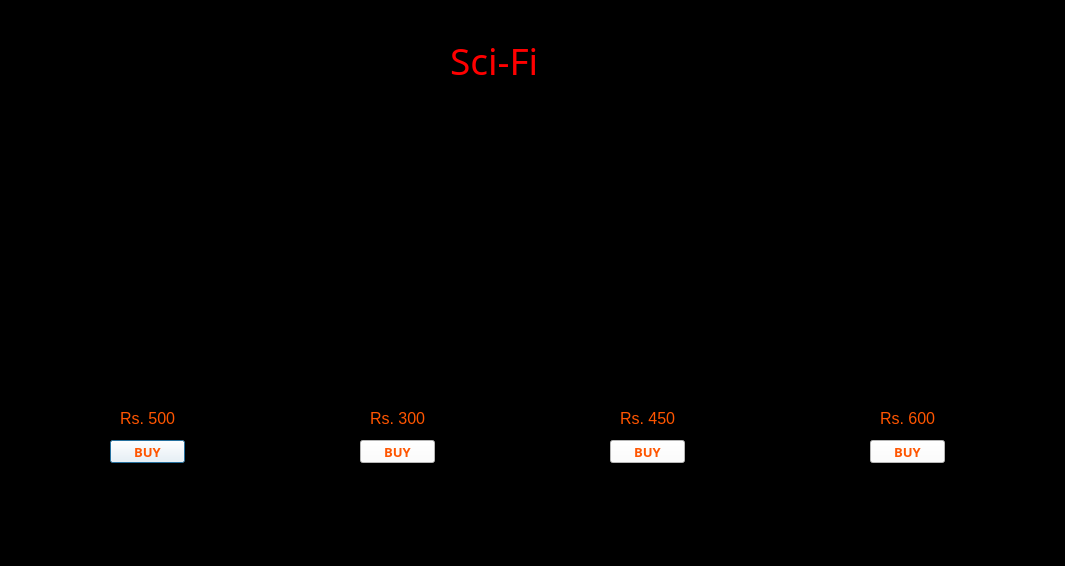
<?xml version="1.0" encoding="UTF-8"?>
<ui version="4.0">
 <class>home</class>
 <widget class="QDialog" name="home">
  <property name="geometry">
   <rect>
    <x>0</x>
    <y>0</y>
    <width>1065</width>
    <height>566</height>
   </rect>
  </property>
  <property name="windowTitle">
   <string>Dialog</string>
  </property>
  <property name="styleSheet">
   <string notr="true">background-color: rgb(0, 0, 0);</string>
  </property>
  <widget class="QLabel" name="label_2">
   <property name="geometry">
    <rect>
     <x>450</x>
     <y>30</y>
     <width>121</width>
     <height>61</height>
    </rect>
   </property>
   <property name="font">
    <font>
     <family>Lucida Calligraphy</family>
     <pointsize>28</pointsize>
    </font>
   </property>
   <property name="styleSheet">
    <string notr="true">color: rgb(225, 225, 225);
color: rgb(255, 0, 0);</string>
   </property>
   <property name="text">
    <string>Sci-Fi</string>
   </property>
  </widget>
  <widget class="QLabel" name="label_6">
   <property name="geometry">
    <rect>
     <x>1010</x>
     <y>100</y>
     <width>71</width>
     <height>161</height>
    </rect>
   </property>
   <property name="text">
    <string/>
   </property>
  </widget>
  <widget class="QLabel" name="label_3">
   <property name="geometry">
    <rect>
     <x>60</x>
     <y>130</y>
     <width>191</width>
     <height>271</height>
    </rect>
   </property>
   <property name="styleSheet">
    <string notr="true">background-image: url(:/newPrefix/scifi/sc1.jpg);</string>
   </property>
   <property name="text">
    <string/>
   </property>
   <property name="pixmap">
    <pixmap>scifi/sc1.jpg</pixmap>
   </property>
   <property name="scaledContents">
    <bool>true</bool>
   </property>
  </widget>
  <widget class="QLabel" name="label_4">
   <property name="geometry">
    <rect>
     <x>300</x>
     <y>130</y>
     <width>191</width>
     <height>271</height>
    </rect>
   </property>
   <property name="styleSheet">
    <string notr="true">background-image: url(:/newPrefix/scifi/sc2.jpg);</string>
   </property>
   <property name="text">
    <string/>
   </property>
   <property name="pixmap">
    <pixmap>scifi/sc2.jpg</pixmap>
   </property>
   <property name="scaledContents">
    <bool>true</bool>
   </property>
  </widget>
  <widget class="QLabel" name="label_5">
   <property name="geometry">
    <rect>
     <x>550</x>
     <y>130</y>
     <width>191</width>
     <height>271</height>
    </rect>
   </property>
   <property name="styleSheet">
    <string notr="true">background-image: url(:/newPrefix/scifi/sc3.jpg);</string>
   </property>
   <property name="text">
    <string/>
   </property>
   <property name="pixmap">
    <pixmap>scifi/sc3.jpg</pixmap>
   </property>
   <property name="scaledContents">
    <bool>true</bool>
   </property>
  </widget>
  <widget class="QLabel" name="label_7">
   <property name="geometry">
    <rect>
     <x>810</x>
     <y>130</y>
     <width>191</width>
     <height>271</height>
    </rect>
   </property>
   <property name="styleSheet">
    <string notr="true">background-image: url(:/newPrefix/scifi/sc4.jpg);</string>
   </property>
   <property name="text">
    <string/>
   </property>
   <property name="pixmap">
    <pixmap>scifi/sc4.jpg</pixmap>
   </property>
   <property name="scaledContents">
    <bool>true</bool>
   </property>
  </widget>
  <widget class="QLabel" name="label_8">
   <property name="geometry">
    <rect>
     <x>120</x>
     <y>410</y>
     <width>61</width>
     <height>16</height>
    </rect>
   </property>
   <property name="font">
    <font>
     <pointsize>12</pointsize>
    </font>
   </property>
   <property name="styleSheet">
    <string notr="true">color: rgb(255, 85, 0);</string>
   </property>
   <property name="text">
    <string>Rs. 500</string>
   </property>
  </widget>
  <widget class="QLabel" name="label_9">
   <property name="geometry">
    <rect>
     <x>370</x>
     <y>410</y>
     <width>61</width>
     <height>16</height>
    </rect>
   </property>
   <property name="font">
    <font>
     <pointsize>12</pointsize>
    </font>
   </property>
   <property name="styleSheet">
    <string notr="true">color: rgb(255, 85, 0);</string>
   </property>
   <property name="text">
    <string>Rs. 300</string>
   </property>
  </widget>
  <widget class="QLabel" name="label_10">
   <property name="geometry">
    <rect>
     <x>620</x>
     <y>410</y>
     <width>61</width>
     <height>16</height>
    </rect>
   </property>
   <property name="font">
    <font>
     <pointsize>12</pointsize>
    </font>
   </property>
   <property name="styleSheet">
    <string notr="true">color: rgb(255, 85, 0);</string>
   </property>
   <property name="text">
    <string>Rs. 450</string>
   </property>
  </widget>
  <widget class="QLabel" name="label_11">
   <property name="geometry">
    <rect>
     <x>880</x>
     <y>410</y>
     <width>61</width>
     <height>16</height>
    </rect>
   </property>
   <property name="font">
    <font>
     <pointsize>12</pointsize>
    </font>
   </property>
   <property name="styleSheet">
    <string notr="true">color: rgb(255, 85, 0);</string>
   </property>
   <property name="text">
    <string>Rs. 600</string>
   </property>
  </widget>
  <widget class="QPushButton" name="s_buy_btn">
   <property name="geometry">
    <rect>
     <x>110</x>
     <y>440</y>
     <width>75</width>
     <height>23</height>
    </rect>
   </property>
   <property name="font">
    <font>
     <family>Arial Black</family>
     <pointsize>10</pointsize>
     <weight>75</weight>
     <bold>true</bold>
    </font>
   </property>
   <property name="styleSheet">
    <string notr="true">color: rgb(255, 85, 0);
background-color: rgb(255, 255, 255);</string>
   </property>
   <property name="text">
    <string>BUY</string>
   </property>
  </widget>
  <widget class="QPushButton" name="s_buy_btn_2">
   <property name="geometry">
    <rect>
     <x>360</x>
     <y>440</y>
     <width>75</width>
     <height>23</height>
    </rect>
   </property>
   <property name="font">
    <font>
     <family>Arial Black</family>
     <pointsize>10</pointsize>
     <weight>75</weight>
     <bold>true</bold>
    </font>
   </property>
   <property name="styleSheet">
    <string notr="true">color: rgb(255, 85, 0);
background-color: rgb(255, 255, 255);</string>
   </property>
   <property name="text">
    <string>BUY</string>
   </property>
  </widget>
  <widget class="QPushButton" name="s_buy_btn_3">
   <property name="geometry">
    <rect>
     <x>610</x>
     <y>440</y>
     <width>75</width>
     <height>23</height>
    </rect>
   </property>
   <property name="font">
    <font>
     <family>Arial Black</family>
     <pointsize>10</pointsize>
     <weight>75</weight>
     <bold>true</bold>
    </font>
   </property>
   <property name="styleSheet">
    <string notr="true">color: rgb(255, 85, 0);
background-color: rgb(255, 255, 255);</string>
   </property>
   <property name="text">
    <string>BUY</string>
   </property>
  </widget>
  <widget class="QPushButton" name="s_buy_btn_4">
   <property name="geometry">
    <rect>
     <x>870</x>
     <y>440</y>
     <width>75</width>
     <height>23</height>
    </rect>
   </property>
   <property name="font">
    <font>
     <family>Arial Black</family>
     <pointsize>10</pointsize>
     <weight>75</weight>
     <bold>true</bold>
    </font>
   </property>
   <property name="styleSheet">
    <string notr="true">color: rgb(255, 85, 0);
background-color: rgb(255, 255, 255);</string>
   </property>
   <property name="text">
    <string>BUY</string>
   </property>
  </widget>
 </widget>
 <resources>
  <include location="test1.qrc"/>
 </resources>
 <connections/>
</ui>
